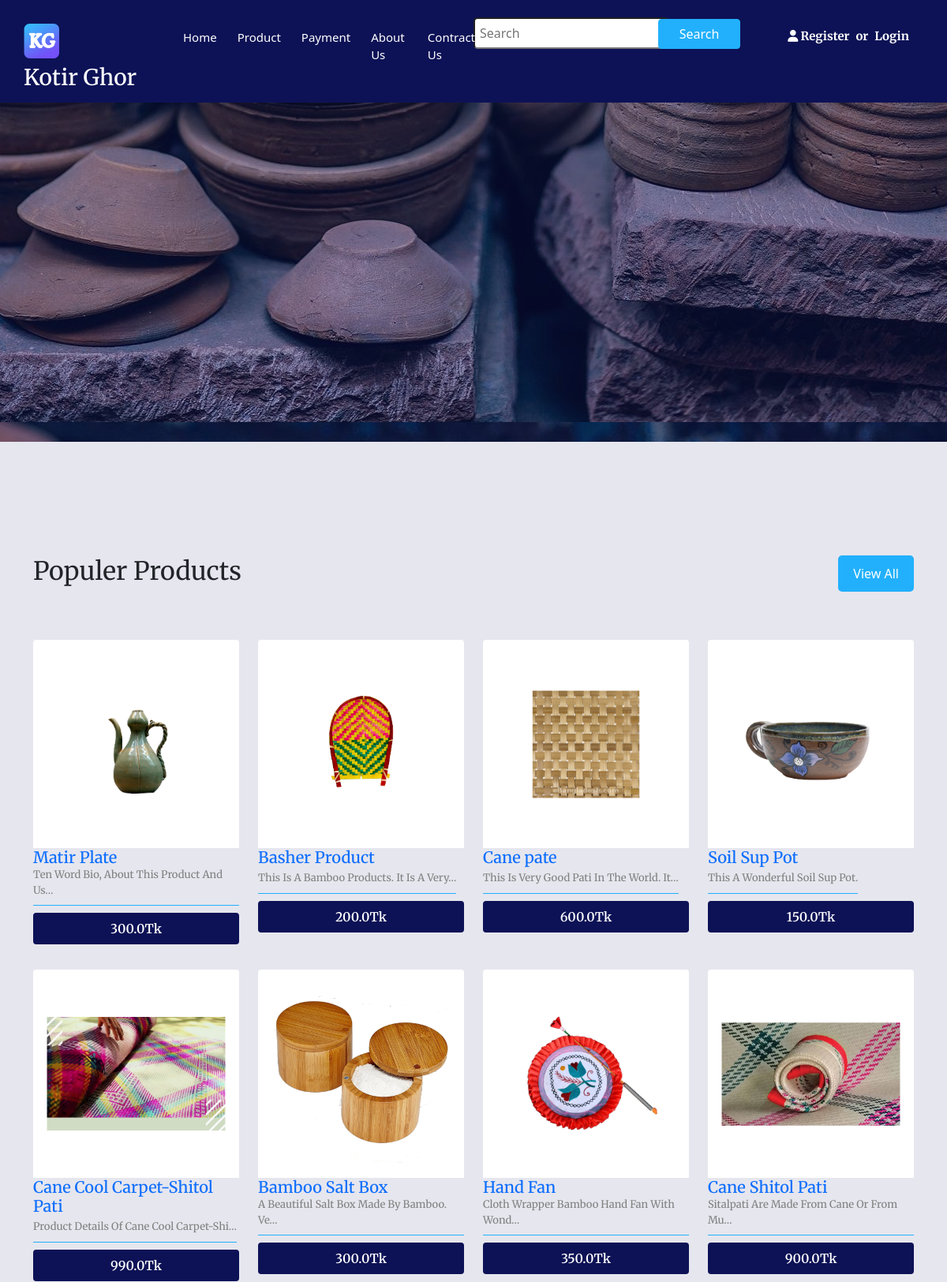
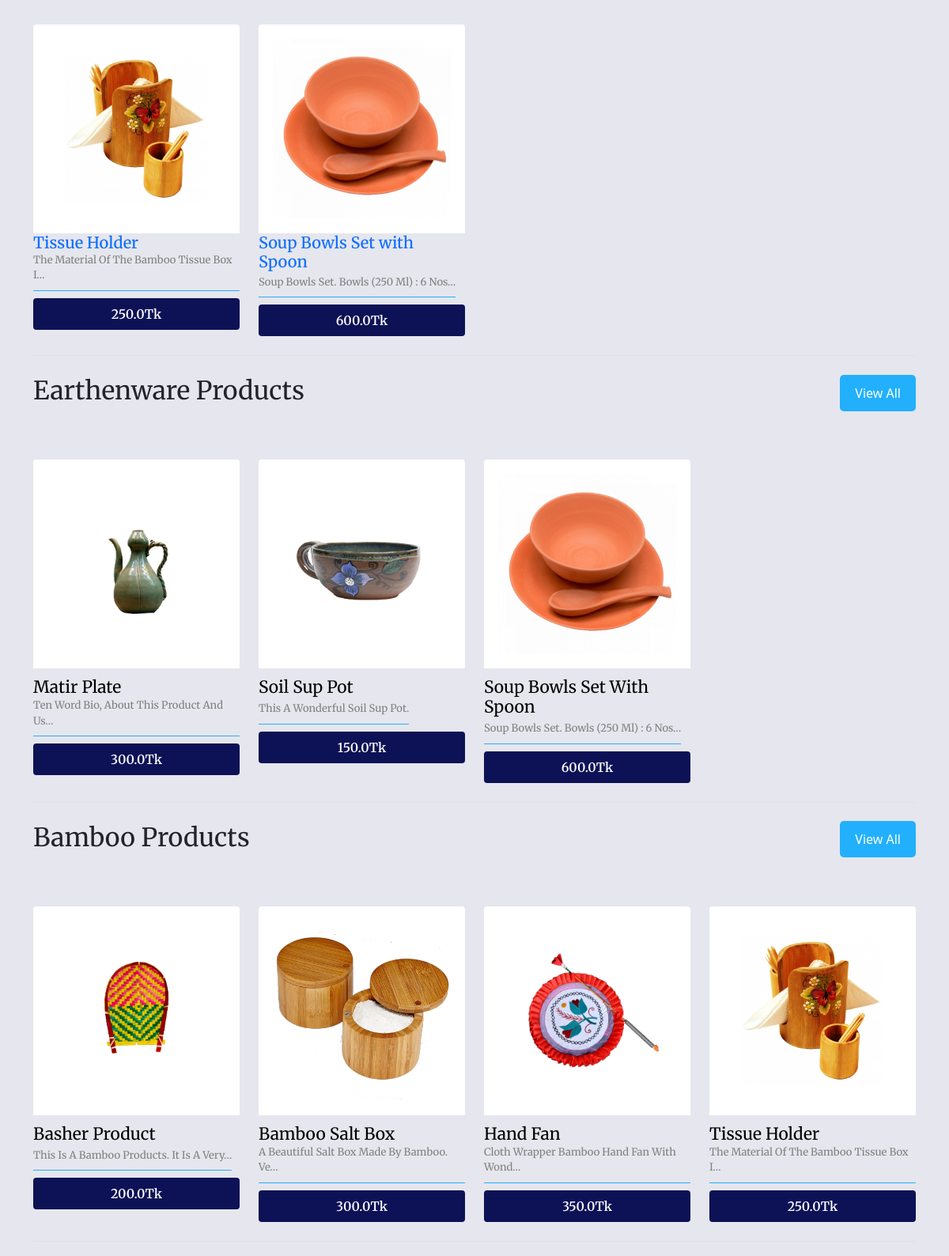
The page / (upper part) on the database its author committed (2 pictures, top to bottom).
### kotirghorapp/models.py (models this page shows, shortened)
class Item(models.Model):
    title = models.CharField(max_length=50)
    image_path = models.CharField(max_length=70)
    category = models.CharField(choices=CATEGORY_CHOICES, max_length=2)
    discription = models.CharField(max_length=150)
    price = models.FloatField()

### kotirghorapp/views.py (the view)
# urls.py: path("", views.index, name="index"),
def index(request):
    total_item= cart_quantity_counter(request)
    context = {
        "allitems": Item.objects.all(),
        "bitems": Item.objects.filter(category="BP"),
        "citems": Item.objects.filter(category="CP"),
        "eitems": Item.objects.filter(category="EP"),
        "total_quantity":total_item
    }
    return render(request, "index.html", context=context)

### kotirghorapp/views.py (called while the page is built, shortened)
def cart_quantity_counter(req):
    total_quantity = 0
    return str(total_quantity)

### templates/index.html (shortened to what this page needs)
{% load static %}
<!DOCTYPE html>
<html lang="en">
<head>
    <link rel="stylesheet" href="{% static 'bootstrap.min.css' %}">
    <link rel="stylesheet" href="{% static 'responsive.css' %}">
    <link rel="stylesheet" href="https://cdnjs.cloudflare.com/ajax/libs/font-awesome/6.0.0-beta2/css/all.min.css">
    <link href="https://cdn.jsdelivr.net/npm/bootstrap@5.1.3/dist/css/bootstrap.min.css" rel="stylesheet">
    <link rel="stylesheet" href="{% static 'stylee.css' %}">
</head>
<body>
    <header class="header">
        <div class="header-home">
            <div class="container">
                <div class="row  header-block">
                    <div class="col-lg-6">
                        <div class="row header-left">
                            <div class="col-lg-4">
                                <div  iv class="logo" style="display: flex;">
                                    <a href="./">
                                        <img src="{% static 'img/logo.png' %}" alt="">
                                        <h6>Kotir Ghor</h6>
                                    </a>
                                </div>
                            </div>
                            <div class="col-lg-8 col-8 p-0">
                                <div class="manu">
                                    <a href=".">Home</a>
                                    <a href="./product">Product</a>
                                    <a href="./payment">Payment</a>
                                    <a href="./about">About Us</a>
                                    <a href="./contact">Contract Us</a>
                                </div>
                            </div>
                        </div>
                    </div>
                    <div class="col-lg-4 col-8 d-flex justify-content-lg-end justify-content-start">
                        <div class=" p-0 navbar-light">
                            <form action="./search" method="post">
                                <div class="row p-0 search-block">
                                    <div class="col-lg-7 col-7 p-0">
                                        <input class="search-bar me-2" name="searched" type="search" placeholder="Search" aria-label="Search">
                                    </div>
                                    <div class="col-lg-5 col-5">
                                        <button class="search-button bg" type="submit">Search</button>
                                    </div>
                                </div>
                            </form>
                        </div>
                    </div>
                    <div class="col-lg-2 col-4">
                        <div class="sing-in">
                            <ul class="sing-in">
                                {% if user.is_authenticated %}
                                <li><i class="fa-solid fa-user"></i></li>
                                <li>{{ user.username }}</li>
                                <li>or</li>
                                <li><a href="./logout">Log Out</a></li>
                                {% else %}
                                <li><i class="fa-solid fa-user"></i></li>
                                <li><a href="./register">Register</a></li>
                                <li>or</li>
                                <li><a href="./login">Login</a></li>
                                {% endif %}
                            </ul>
                        </div>
                    </div>
                </div>
            </div>
        </div>
    </header>
    <div class="product-section backgraound padding" id="product">
        <div class="container">
            <div class="row products-header">
                <div class="col-4">
                    <span>Populer Products</span>
                </div>
                <div class="col-6"></div>
                <div class="col-2 text-end">
                    <a href="#" class="bg">View All</a>
                </div>
            </div>
            <div class="products border-bottom pb-4">
                <div class="row">
                    {% for i in allitems %}
                    <div class="col-md-3">
                        <a href="./cart/{{i.id}}">
                            <div class="product">
                                <div class="product-img">
                                    <img src="{{ i.image_path }}" alt="">
                                </div>
                                <div class="product-text">
                                    <h5>{{ i.title }}</h5>
                                    <p>{{ i.discription|truncatechars:40 }}</p>
                                </div>
                                <div class="product-paymant">
                                    <p class="fist">{{ i.price }}Tk</p>
                                </div>
                            </div>
                        </a>
                    </div>
                    {% endfor %}
                </div>
            </div>
            <div class="row products-header">
                <div class="col-4">
                    <span>Earthenware Products</span>
                </div>
                <div class="col-6"></div>
                <div class="col-2 text-end">
                    <a href="#" class="bg">View All</a>
                </div>
            </div>
            <div class="products border-bottom pb-4">
                <div class="row">
                    {% for i in eitems %}
                    <div class="col-md-3">
                        <a href="./cart/{{i.id}}">
                            <div class="product">
                                <div class="product-img">
                                    <img src="{{ i.image_path }}" alt="">
                                </div>
                                <div class="product-text">
                                    <h4>{{ i.title }}</h4><br>
                                    <p>{{ i.discription|truncatechars:40 }}</p>
                                </div>
                                <div class="product-paymant">
                                    <p class="fist">{{ i.price }}Tk</p>
                                </div>
                            </div>
                        </a>
                    </div>
                    {% endfor %}
                </div>
            </div>
            <div class="row products-header">
                <div class="col-4">
                    <span>Bamboo Products</span>
                </div>
                <div class="col-6"></div>
                <div class="col-2 text-end">
                    <a href="#" class="bg">View All</a>
                </div>
            </div>
            <div class="products border-bottom pb-4">
                <div class="row">
                    {% for i in bitems %}
                    <div class="col-md-3">
                        <a href="./cart/{{i.id}}">
                            <div class="product">
                                <div class="product-img">
                                    <img src="{{ i.image_path }}" alt="">
                                </div>
                                <div class="product-text">
                                    <h4>{{ i.title }}</h4><br>
                                    <p>{{ i.discription|truncatechars:40 }}</p>
                                </div>
                                <div class="product-paymant">
                                    <p class="fist">{{ i.price }}Tk</p>
                                </div>
                            </div>
                        </a>
                    </div>
                    {% endfor %}
                </div>
            </div>
            <div class="row products-header">
                <div class="col-4">
                </div>
                <div class="col-6"></div>
                <div class="col-2 text-end">
                </div>
            </div>
        </div>
    </div>
</body>
</html>

### static/stylee.css (style rules this page uses)
h1, h2, h3, h4, h5, h6, p, span, li { font-family: 'Merriweather', serif; margin: 0; padding: 0; }
ul { list-style: decimal; position: relative; left: 2%; }
body { scroll-behavior: smooth; }
img { width: 100%; }
.bg { background-color: rgb(240, 239, 239); }
.col-lg-6 { padding: 0; }
.padding { padding: 15vh 0vh 12vh 0vh; }
a { text-decoration: none; }
.backgraound { background-color: rgba(13, 18, 86, .1); }
.bg { background-color: #22b0fc; }
.logo { display: flex; }
.header { overflow: hidden; z-index: 9; position: relative; padding: 0px 0px 70vh 0px; overflow: hidden; }
.header::before { content: ""; position: absolute; bottom: 0; left: 0; background-image: url(./img/ancient-g043cbb5cc1_1920.jpg); background-attachment: fixed; background-position: center center; width: 100%; height: 100%; z-index: -9; }
.header::after { content: ""; position: absolute; bottom: 0; left: 0; width: 100%; height: 100%; background-color: rgba(13, 18, 86, 0.4); z-index: -1; }
.header-home { position: fixed; z-index: 999; width: 100%; height: auto; background-color: #0d1256; padding: 22px 0px; }
.header-left .logo a { color: white; align-items: center; margin-top: 2%; }
.logo a img { height: 44px; width: auto; margin-top: 5px; margin-right: 5px; }
.header-left .logo a h6 { display: inline-block; font-size: 28px; position: relative; top: 9%; }
.header-left .manu { display: flex; padding-top: 3%; position: relative; left: 3px; }
.header-left .manu a { color: white; font-size: 15px; padding: 2px 13px; display: inline-block; transition: .4s; cursor: pointer; font-weight: 500; text-align: left; flex-grow: 1; }
.search-bar { padding: 6px 6px; border-radius: 5px; background-color: white; }
.search-button { color: white; border: 1px solid #22b0fc; transition: .4s; border-radius: 4px; padding: 6px 26px; position: relative; top: 2px; }
.sing-in { display: flex; color: white; font-size: 15px; font-weight: 700; list-style: none; padding: 0; margin: 0; flex-wrap: nowrap; }
.sing-in li { padding: 13px 3px; }
.sing-in li:nth-child(2) { flex-grow: 2; padding-left: 0; }
.sing-in li:nth-child(3) { padding: 13px 5px; }
.sing-in li:nth-child(4) { padding-right: 0; }
.sing-in li a { color: white; text-decoration: none; margin: 12px 0px; transition: .4s; color: white; flex-grow: 2; }
.product-img img { transition: ease-in-out .4s; transform: scale(0.9); }
.product-section span { font-size: 32px; display: block; margin-top: 20px; font-weight: 400; }
.products-header a { color: white; display: inline-block; padding: 11px 19px; border-radius: 5px; transition: ease-in-out .4s; position: relative; top: 35%; }
.products { padding-top: 31px; }
.products a { text-decoration: none; cursor: pointer; }
.product-img { overflow: hidden; background-color: white; height: 33vh; width: 100%; padding: 23px 2px; border-radius: 4px 4px 0px 0px; transition: .4s; box-sizing: border-box; border: 3px solid transparent; text-align: center; display: flex; align-items: center; }
.product-img img { object-fit: contain; }
.product-text h4 { color: black; display: inline-block; font-size: 21px; font-weight: 400; text-transform: capitalize; margin-top: 11px; }
.product-text p { color: gray; text-transform: capitalize; font-size: 13px; padding-bottom: 9px; border-bottom: 1px solid #22b0fc; display: inline-block; margin-bottom: 9px; }
.product-paymant { text-align: center; width: 100%; position: relative; }
.product-paymant .fist { display: inline-block; background-color: rgb(13, 18, 86); color: white; width: 100%; border-radius: 4px; padding: 8px 0px; font-weight: 600; }
.product { margin-top: 32px; }

### rows shown on the page
Item: image_path (picture), title "Matir Plate", discription "Ten Word Bio, About This Product And Us…", price "300.0"
Item: image_path (picture), title "Basher Product", discription "This Is A Bamboo Products. It Is A Very…", price "200.0"
Item: image_path (picture), title "Cane pate", discription "This Is Very Good Pati In The World. It…", price "600.0"
Item: image_path (picture), title "Soil Sup Pot", discription "This A Wonderful Soil Sup Pot.", price "150.0"
Item: image_path (picture), title "Cane Cool Carpet-Shitol Pati", discription "Product Details Of Cane Cool Carpet-Shi…", price "990.0"
Item: image_path (picture), title "Bamboo Salt Box", discription "A Beautiful Salt Box Made By Bamboo. Ve…", price "300.0"
Item: image_path (picture), title "Hand Fan", discription "Cloth Wrapper Bamboo Hand Fan With Wond…", price "350.0"
Item: image_path (picture), title "Cane Shitol Pati", discription "Sitalpati Are Made From Cane Or From Mu…", price "900.0"
Item: image_path (picture), title "Tissue Holder", discription "The Material Of The Bamboo Tissue Box I…", price "250.0"
Item: image_path (picture), title "Soup Bowls Set with Spoon", discription "Soup Bowls Set. Bowls (250 Ml) : 6 Nos…", price "600.0", title "Soup Bowls Set With Spoon"
